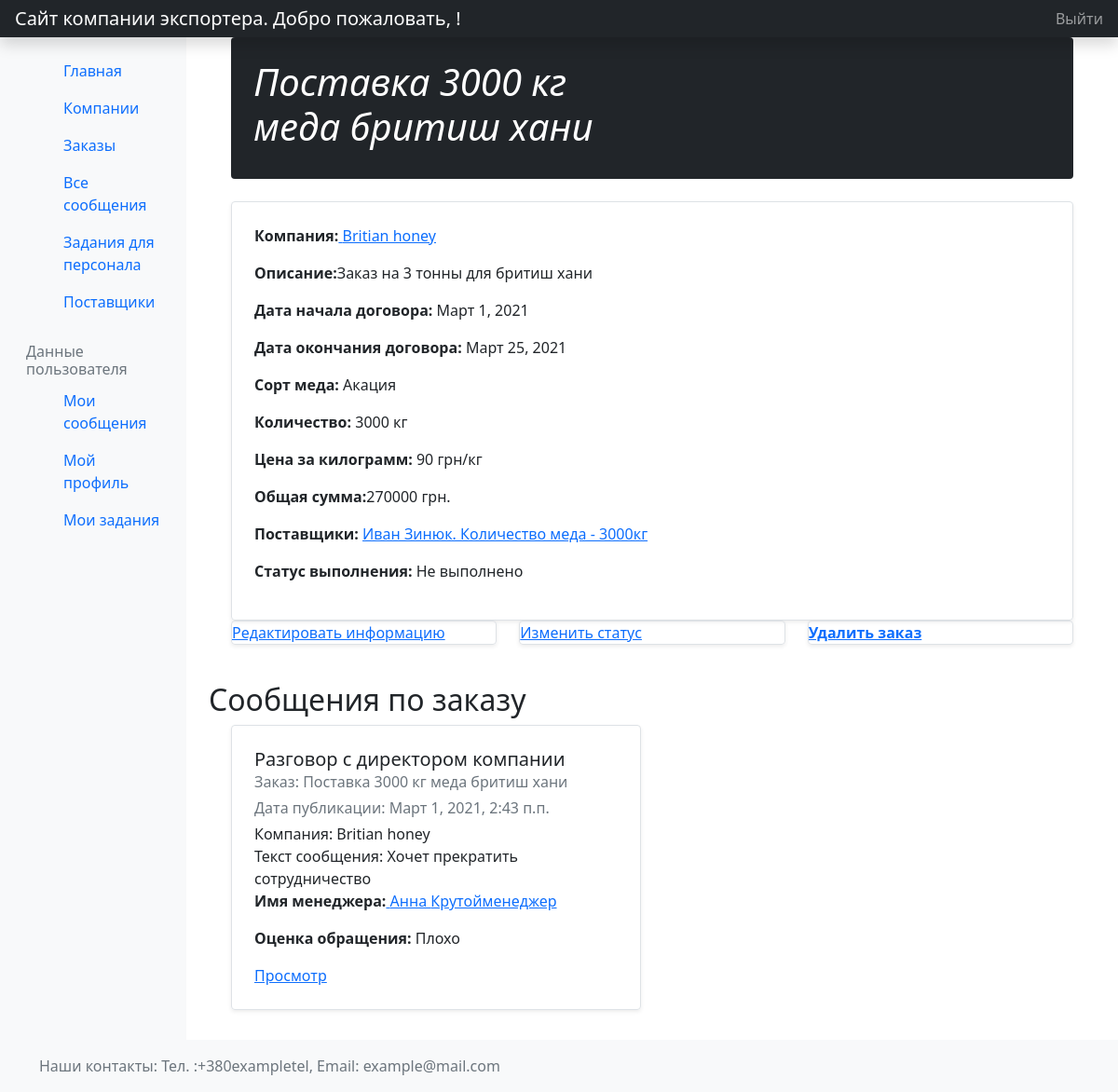
Page /orders/order/3 (signed in) on the committed database.
### orders/models.py (models this page shows, shortened)
class Orders(models.Model):
    name = models.CharField('Название заказа', max_length=200, help_text='Например: Заказ на 2000кг')
    date_of_start = models.DateField('Дата начала выполнения заказа', null=True, blank=True)
    date_of_end = models.DateField('Дата окончания выполнения заказа', null=True, blank=True)
    short_description = models.TextField('Краткое описание', max_length=3000,
                                         help_text='Например: Компания оформила заказ, уже оплатила(не оплатила) и т.д.')
    amount = models.IntegerField('Количество меда', help_text='В килограммах')
    sort = models.CharField('Название сорта меда', max_length=200, null=True, blank=True, help_text='Сорт')
    price = models.IntegerField('Цена за килограмм', help_text='В гривнах')
    company = models.ForeignKey('Companies', on_delete=models.CASCADE, null=True,
                                help_text='Компания, для которой выполняется заказ', verbose_name='Выберите компанию')
    suppliers = models.ManyToManyField(Suppliers, blank=True,
                                       help_text='Выберите поставщиков', verbose_name='Поставщики')
    DONE = (
        ('d', 'Выполнено'),
        ('n', 'Не выполнено'),
    )
    done = models.CharField('Выполнение', max_length=1, choices=DONE, blank=True, default='n',
                            help_text='Задание выполнено или нет')
    class Meta:
        verbose_name = 'Заказ'
        verbose_name_plural = 'Заказы'
        permissions = (("can_view_list_of_orders", "Can view list of orders"),)
    def summary(self):
        return int(self.amount)*int(self.price)

class Companies(models.Model):
    name = models.CharField('Название компании', max_length=200, help_text='Название компании')
    manager = models.CharField('Контактное лицо', max_length=200, help_text='Контактное лицо')
    description = models.TextField('Краткое описание компании', max_length=1000, help_text='Краткое описание компании')
    pub_date = models.DateField('Дата записи', default=timezone.now, null=True, blank=True, help_text='Дата записи')
    change_date = models.DateField('Дата изменения записи', default=timezone.now, null=True, blank=True,
                                   help_text='Дата изменения записи')
    adress = models.CharField('Адрес доставки партии меда', max_length=100, help_text='Адрес доставки партии меда')
    def __str__(self):
        return self.name
    def get_absolute_url(self):
        return reverse('company-detail', args=[str(self.id)])
    class Meta:
        verbose_name = 'Компания'
        verbose_name_plural = 'Компании'
        permissions = (("can_view_list_of_companies", "Can view list of companies"),)
        ordering = ['name']
    def display_phonenumbers(self):
        """
        :return: выводит все номера компании
        """
        return ', '.join([number.number for number in self.phonenumbers.all()[:3]])
    display_phonenumbers.short_description = 'Номера телефонов'
    def display_emails(self):
        """
        :return: Выводит все емейлы
        """
        return ', '.join([email.email for email in self.emails.all()[:3]])
    display_emails.short_description = 'Адреса электронной почты'

class Suppliers(models.Model):
    first_name = models.CharField('Имя поставщика', max_length=50, help_text='Имя')
    last_name = models.CharField('Фамилия поставщика', max_length=50, help_text='Фамилия')
    patronymic = models.CharField('Отчество', max_length=50, help_text='Отчество')
    sort = models.CharField('Название сорта меда', max_length=200, null=True, blank=True, help_text='Сорт')
    amount = models.IntegerField('Количество меда', help_text='В килограммах')
    price = models.IntegerField('Цена за килограмм', help_text='В гривнах')
    STATUS_OF_ANALYSIS = (
        ('n', 'Не взят'),
        ('y', 'Взяли'),
        ('c', 'Проверяется в лаборатории'),
        ('r', 'Готов, но результаты еще не пришли'),
        ('w', 'С антибиотиком'),
        ('b', 'Без антибиотика'),
    )  # n = no, y = yes, c = check, r = ready, w = with, b = without(потому что w уже занята)
    status_of_analysis = models.CharField('Статус Анализа', max_length=1, choices=STATUS_OF_ANALYSIS, blank=True,
                                          default='n',
                                          help_text='Выбирете статус анализа')
    date_of_export = models.DateField(null=True, blank=True, help_text='Дата вывоза меда')
    def __str__(self):
        return f'{self.first_name} {self.last_name}. Количество меда - {self.amount}кг'
    class Meta:
        verbose_name = 'Поставщик'
        verbose_name_plural = 'Поставщики'
        permissions = (("can_view_list_of_suppliers", "Can view list of suppliers"),)
    def display_phonenumbers(self):
        """
        :return: все номера телефонов
        """
        return ', '.join([number.number for number in self.phonenumber.all()[:3]])
    display_phonenumbers.short_description = 'Номера телефонов'
    def get_absolute_url(self):
        return reverse('suppliers-detail', args=[str(self.id)])

class Messages(models.Model):
    title = models.CharField('Заголовок сообщения', max_length=100,
                             help_text='Например: Разговор с менеджером компании.')
    order = models.ForeignKey('Orders', on_delete=models.CASCADE, null=True, verbose_name='Заказ')
    description = models.TextField('Вид обращение, комментарий', max_length=1000,
                                   help_text='Например: Разговор по телефону с менеджером. Сказали, что денег больше не дадут.')
    MARK = (
        ('g', 'Хорошо'),
        ('b', 'Плохо'),
    )
    mark = models.CharField('Оценка обращения', max_length=1, choices=MARK, blank=True, default='g',
                            help_text='Оценка связи с компанией')
    CHANNEL = (
        ('z', 'Заявка'),
        ('l', 'Письмо'),
        ('s', 'Сайт'),
        ('i', 'Инициатива компании'),
        ('p', 'Звонок'),
    )
    channel = models.CharField('Канал обращения', max_length=1, choices=CHANNEL, blank=True, default='')
    manager = models.ForeignKey(User, on_delete=models.SET_NULL, null=True, blank=True)
    pub_date = models.DateTimeField('Дата публикации сообщения', default=timezone.now)
    class Meta:
        verbose_name = 'Сообщение'
        verbose_name_plural = 'Сообщения'
        permissions = (("can_view_list_of_messages", "Can view list of messages"),)
    def get_absolute_url(self):
        return reverse('messages-detail', args=[str(self.id)])
    def new_message(self):
        if self.pub_date >= timezone.now() - datetime.timedelta(days=1):
            return True
        return False

### orders/views.py (the view)
# urls.py: url(r'^order/(?P<pk>\d+)$', views.OrdersDetailView.as_view(), name='orders-detail'),
class OrdersDetailView(LoginRequiredMixin, PermissionRequiredMixin, generic.DetailView):
    model = Orders
    permission_required = 'orders.can_view_list_of_orders'

### orders/models.py (called while the page is built)
    def get_absolute_url(self):
        return reverse('profile', args=[str(self.id)])

### orders/templates/orders/orders_detail.html (shortened to what this page needs)
{% extends "base_generic.html" %}
{% block content %}
<div class="container">
    <div class="p-4 p-md-10 mb-4 text-white rounded bg-dark">
        <div class="col-md-6 px-0">
            <h1 class="display-10 fst-italic">{{ orders.name }}</h1>
        </div>
    </div>
</div>
<div class="container">
    <div class="row mb-2">
        <div class="col-md-12">
            <div class="row g-0 border rounded overflow-hidden flex-md-row mb-10 shadow-sm h-md-250 position-relative">
                <div class="col p-4 d-flex flex-column position-static">
                    <p><strong>Компания:</strong><a href="{{ orders.company.get_absolute_url }}"> {{ orders.company }}</a></p>
                    <p><strong>Описание:</strong>{{ orders.short_description }}</p>
                    <p><strong>Дата начала договора:</strong> {{ orders.date_of_start }}</p>
                    <p><strong>Дата окончания договора:</strong> {{ orders.date_of_end }}</p>
                    <p><strong>Сорт меда:</strong> {{ orders.sort }}</p>
                    <p><strong>Количество:</strong> {{ orders.amount }} кг</p>
                    <p><strong>Цена за килограмм:</strong> {{ orders.price }} грн/кг</p>
                    <p><strong>Общая сумма:</strong>{{orders.summary}} грн.</p>
                    <p><strong>Поставщики:</strong> {% for supplier in orders.suppliers.all %} <a href="{{ supplier.get_absolute_url }}">{{ supplier }}</a>{% if not forloop.last %}, {% endif %}{% endfor %}</p>
                    <p><strong>Статус выполнения:</strong> {{orders.get_done_display}}</p>
                </div>
            </div>
            <div class="row mb-2">
                <div class="col-md-4">
                    <div class="row g-0 border rounded overflow-hidden flex-md-row mb-4 shadow-sm h-md-250 position-relative">
                        <a href="{% url 'order_update' orders.pk %}">Редактировать информацию</a>
                    </div>
                </div>
                <div class="col-md-4">
                    <div class="row g-0 border rounded overflow-hidden flex-md-row mb-4 shadow-sm h-md-250 position-relative">
                        <a href="{% url 'order_done' orders.pk %}">Изменить статус</a>
                    </div>
                </div>
                <div class="col-md-4">
                    <div class="row g-0 border rounded overflow-hidden flex-md-row mb-4 shadow-sm h-md-250 position-relative">
                        <a href="{% url 'order_delete' orders.pk %}"><strong>Удалить заказ</strong></a>
                    </div>
                </div>
            </div>
        </div>
    </div>
</div>
<h2>Сообщения по заказу</h2>
<div class="container">
    <div class="row mb-2">
        {% for message in orders.messages_set.all %}
            <div class="col-md-6">
                <div class="row g-0 border rounded overflow-hidden flex-md-row mb-4 shadow-sm h-md-250 position-relative">
                    <div class="col p-4 d-flex flex-column position-static">
                        <h5 class="mb-0">{{ message.title }}</h5>
                        <div class="mb-1 text-muted">Заказ: {{ message.order.name }}</div>
                        <div class="mb-1 text-muted">Дата публикации: {{ message.pub_date }}</div>
                        <p class="card-text mb-auto">Компания: {{ message.order.company.name }}</p>
                        <p class="card-text mb-auto">Текст сообщения: {{message.description}}</p>
                        <p><strong>Имя менеджера:</strong><a href="{{ message.manager.userprofile.get_absolute_url }}"> {{ message.manager.first_name }} {{ message.manager.last_name }}</a></p>
                        <p><strong>Оценка обращения:</strong> {{message.get_mark_display}}</p>
                        <a href="{{ message.get_absolute_url }}" class="stretched-link">Просмотр</a>
                    </div>
                </div>
            </div>
        {%endfor%}
    </div>
</div>
{% endblock %}

### rows in the picture
Orders: name "Поставка 3000 кг меда бритиш хани", company "Britian honey", short_description "Заказ на 3 тонны для бритиш хани", date_of_start "Март 1, 2021", date_of_end "Март 25, 2021", sort "Акация", amount "3000", price "90", summary "270000", done "Не выполнено"
Suppliers: first_name+last_name+amount "Иван Зинюк. Количество меда - 3000кг"
Messages: title "Разговор с директором компании", order.name "Поставка 3000 кг меда бритиш хани", pub_date "Март 1, 2021, 2:43 п.п.", order.company.name "Britian honey", description "Хочет прекратить сотрудничество", manager.first_name "Анна", manager.last_name "Крутойменеджер", mark "Плохо"
